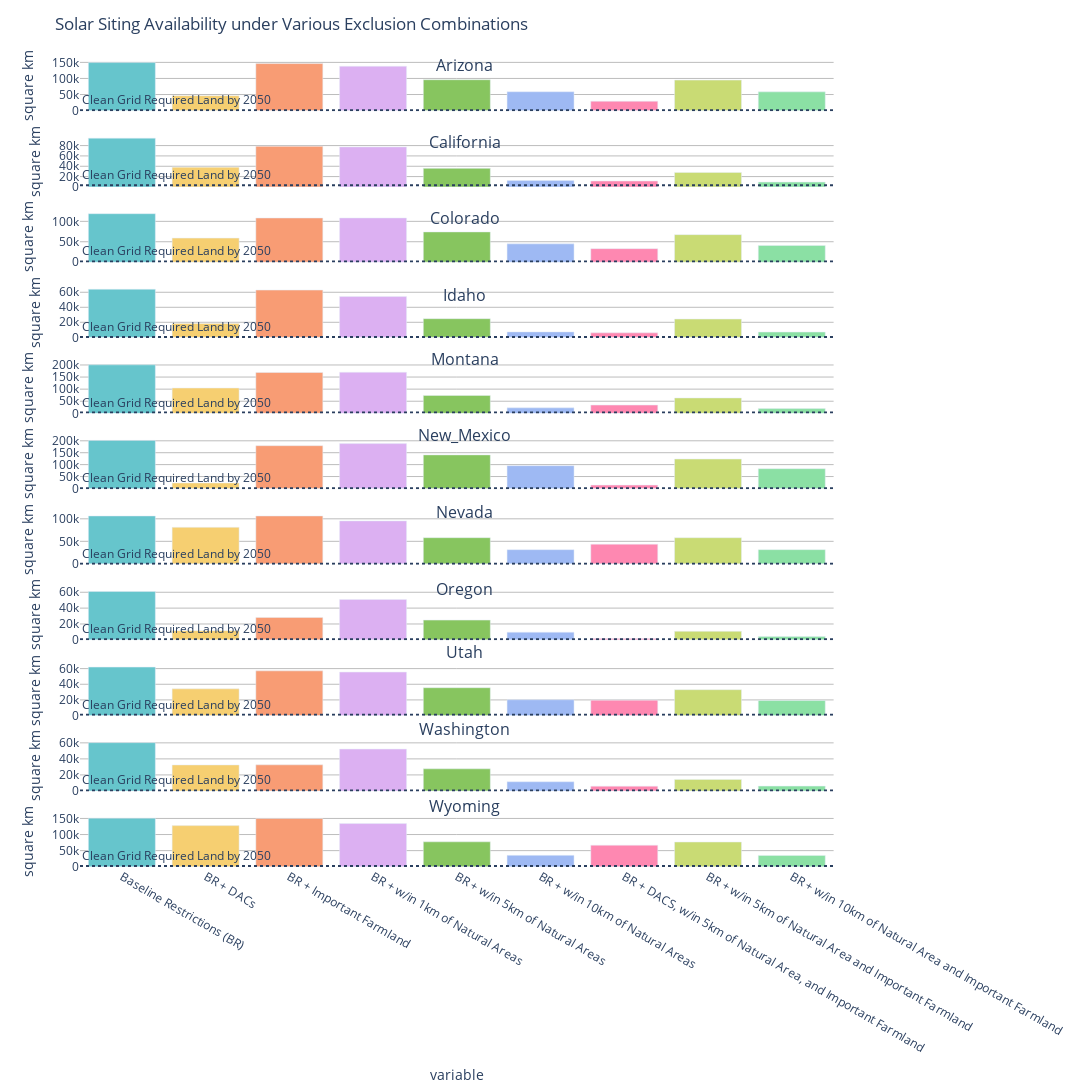

Notebook source saved alongside this figure:
### Code cell
fig = px.bar(solar_df, x="variable", y="value", color="variable",
             facet_row="region_name", width=1200, height=2000,
            facet_row_spacing=0.03,
            color_discrete_sequence=px.colors.qualitative.Pastel)
state_list = list(solar_df.region_name.unique())

fig.update_yaxes(matches=None, title="square km", showgrid = True,  gridcolor = '#bdbdbd')
fig.for_each_annotation(lambda a: a.update(text=a.text.split("=")[-1]))
fig.update_layout(showlegend=False, title='Solar Siting Availability under Various Exclusion Combinations',
                 uniformtext_minsize=18, uniformtext_mode='hide', plot_bgcolor = 'white', paper_bgcolor ='white')

for anno in fig['layout']['annotations']:
    anno['text']=''

start_y = 1.01
for state_label in state_label_list:
    fig.add_annotation(text=state_label,
                  xref="paper", yref="paper",
                  x=.5, y=start_y, showarrow=False, font=dict(size=16))
    start_y = start_y - .095 

row_no = 0
for i in cg_km_list:
    fig.add_hline(y=i, line_dash="dot", row=row_no,line_width=2,
          annotation_text=f'Clean Grid Required Land by {year}', 
          annotation_position="top left")
    if row_no == 0:
        row_no = 10
    else:
        row_no-=1

fig.show()
